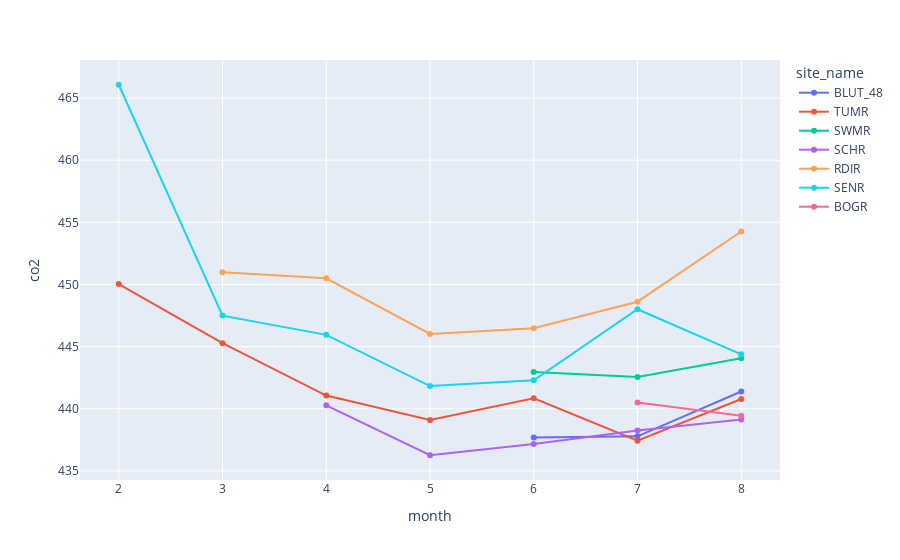

Notebook source saved alongside this figure:
### Code cell
# inner city
sites = ["BLUT_48", "TUMR", "SWMR", "SCHR", "RDIR", "SENR", "BOGR"]
df_sites = []

for site in sites:
    
    df_sites.append(extract_monthly_site_data(df=df_1h, site_name=site, wind=[]))
    
df_plot = pl.concat(df_sites)

fig = px.line(df_plot, x="month", y="co2", color="site_name", markers=True)
fig.show()

### Figure 1 — Plotly figure (JSON) as saved in the notebook; plotly's stock layout.template omitted (floating-point values rounded to 4 significant figures)
{"data": [{"hovertemplate": "site_name=BLUT_48<br>month=%{x}<br>co2=%{y}<extra></extra>", "legendgroup": "BLUT_48", "line": {"color": "#636efa", "dash": "solid"}, "marker": {"symbol": "circle"}, "mode": "lines+markers", "name": "BLUT_48", "orientation": "v", "showlegend": true, "type": "scatter", "x": [6, 7, 8], "xaxis": "x", "y": [437.7, 437.8, 441.4], "yaxis": "y"}, {"hovertemplate": "site_name=TUMR<br>month=%{x}<br>co2=%{y}<extra></extra>", "legendgroup": "TUMR", "line": {"color": "#EF553B", "dash": "solid"}, "marker": {"symbol": "circle"}, "mode": "lines+markers", "name": "TUMR", "orientation": "v", "showlegend": true, "type": "scatter", "x": [2, 3, 4, 5, 6, 7, 8], "xaxis": "x", "y": [450.0, 445.3, 441.1, 439.1, 440.8, 437.4, 440.8], "yaxis": "y"}, {"hovertemplate": "site_name=SWMR<br>month=%{x}<br>co2=%{y}<extra></extra>", "legendgroup": "SWMR", "line": {"color": "#00cc96", "dash": "solid"}, "marker": {"symbol": "circle"}, "mode": "lines+markers", "name": "SWMR", "orientation": "v", "showlegend": true, "type": "scatter", "x": [6, 7, 8], "xaxis": "x", "y": [443.0, 442.6, 444.1], "yaxis": "y"}, {"hovertemplate": "site_name=SCHR<br>month=%{x}<br>co2=%{y}<extra></extra>", "legendgroup": "SCHR", "line": {"color": "#ab63fa", "dash": "solid"}, "marker": {"symbol": "circle"}, "mode": "lines+markers", "name": "SCHR", "orientation": "v", "showlegend": true, "type": "scatter", "x": [4, 5, 6, 7, 8], "xaxis": "x", "y": [440.3, 436.3, 437.2, 438.3, 439.1], "yaxis": "y"}, {"hovertemplate": "site_name=RDIR<br>month=%{x}<br>co2=%{y}<extra></extra>", "legendgroup": "RDIR", "line": {"color": "#FFA15A", "dash": "solid"}, "marker": {"symbol": "circle"}, "mode": "lines+markers", "name": "RDIR", "orientation": "v", "showlegend": true, "type": "scatter", "x": [3, 4, 5, 6, 7, 8], "xaxis": "x", "y": [451.0, 450.5, 446.0, 446.5, 448.6, 454.3], "yaxis": "y"}, {"hovertemplate": "site_name=SENR<br>month=%{x}<br>co2=%{y}<extra></extra>", "legendgroup": "SENR", "line": {"color": "#19d3f3", "dash": "solid"}, "marker": {"symbol": "circle"}, "mode": "lines+markers", "name": "SENR", "orientation": "v", "showlegend": true, "type": "scatter", "x": [2, 3, 4, 5, 6, 7, 8], "xaxis": "x", "y": [466.1, 447.5, 445.9, 441.8, 442.3, 448.0, 444.4], "yaxis": "y"}, {"hovertemplate": "site_name=BOGR<br>month=%{x}<br>co2=%{y}<extra></extra>", "legendgroup": "BOGR", "line": {"color": "#FF6692", "dash": "solid"}, "marker": {"symbol": "circle"}, "mode": "lines+markers", "name": "BOGR", "orientation": "v", "showlegend": true, "type": "scatter", "x": [7, 8], "xaxis": "x", "y": [440.5, 439.4], "yaxis": "y"}], "layout": {"legend": {"title": {"text": "site_name"}, "tracegroupgap": 0}, "margin": {"t": 60}, "xaxis": {"anchor": "y", "domain": [0, 1], "title": {"text": "month"}}, "yaxis": {"anchor": "x", "domain": [0, 1], "title": {"text": "co2"}}}}
